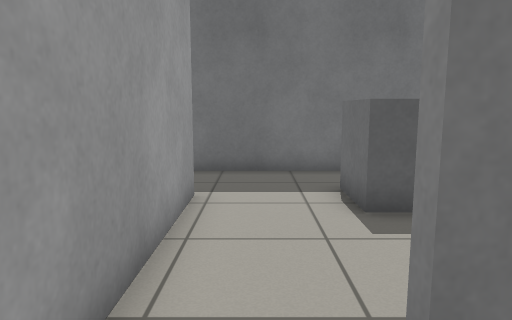
[1] (above)

16 first-person views from a walk through a Gazebo world. The camera is 0.92 m above the floor, tilts 8° down and sees 70° across. The floor is counted in squares, 0.5 m on a side. Each view is taken from the middle of a square. On the plan, view 1 faces up. The plan holds only what a view shows up to about 18 squares ahead; the rest is blank.

[2]
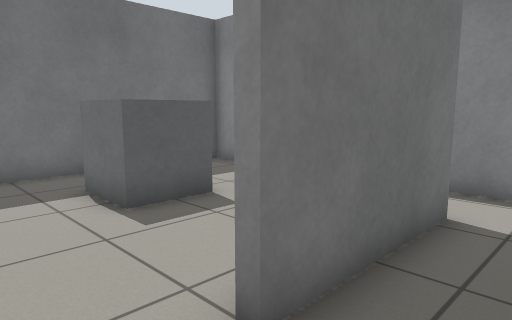

[3]
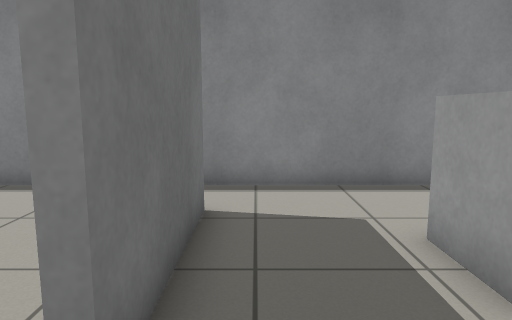

[4]
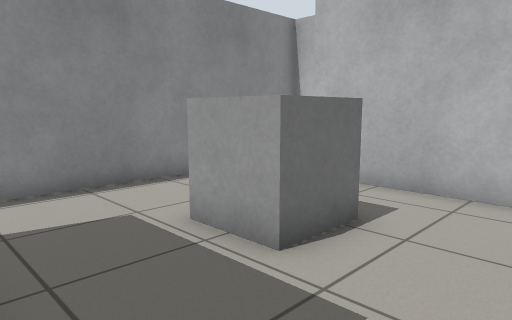

[5]
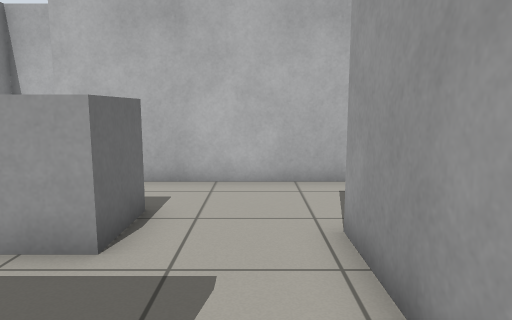

[6]
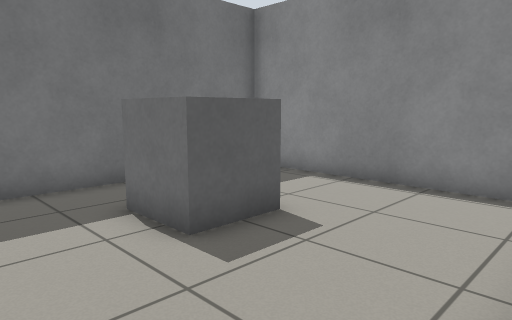

[7]
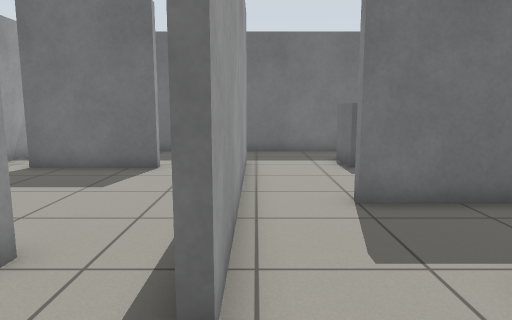

[8]
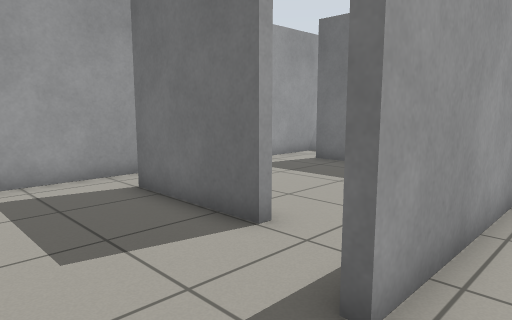

[9]
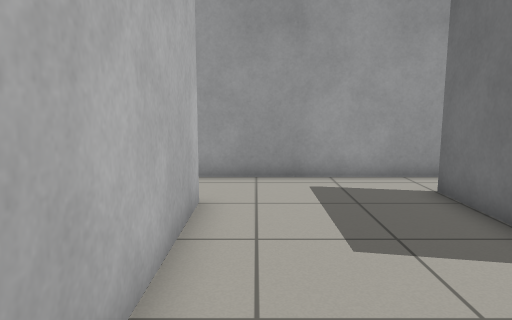

[10]
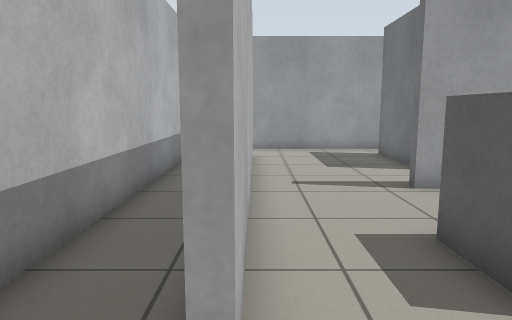

[11]
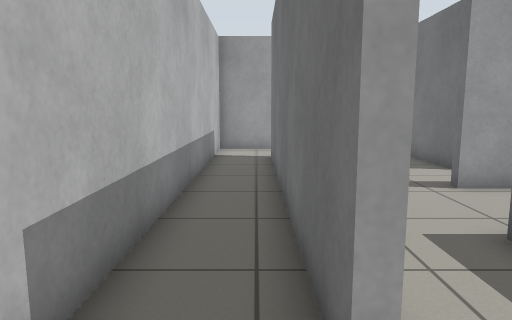

[12]
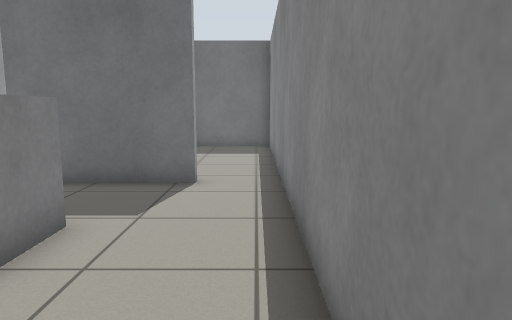

[13]
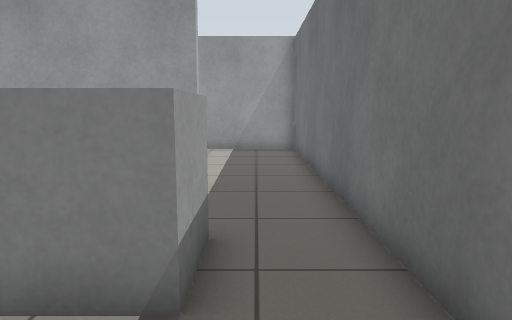

[14]
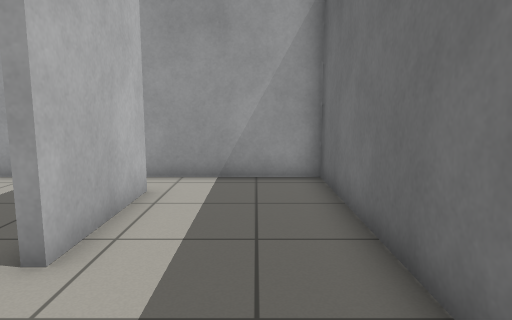

[15]
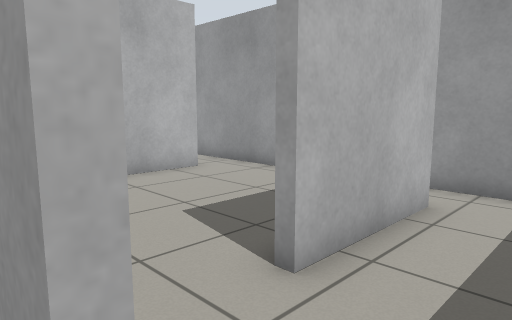

[16]
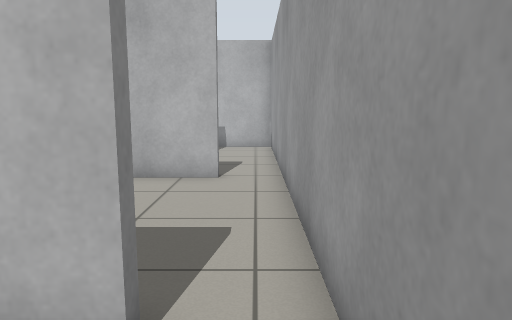

### Floor plan
Ten units are one square. View 1 is at (0, 0); x grows to the right and y downward. Boxes are objects, and circles mark ways between rooms. Rooms are numbered by the first view taken in them; rooms with no view inside come last. Other rooms are left out.
<svg viewBox="-102 -112 184 204">
<path fill="none" stroke="#000" d="M55 -19 9 -19M77 55 77 -25M-16 61 49 61M-13 -25 -13 24M-18 -77 -13 -77 -13 -25M77 -25 77 -107 -15 -107M49 61 49 64 -71 64M-97 55 -97 87 77 87 77 55M-41 -62 -81 -62 -81 -65 -41 -65 -41 -62M-80 6 -55 6M-39 9 -80 9M-15 -107 -97 -107 -97 55M-71 61 -16 61"/>
<rect x="15" y="15" width="30" height="20" fill="#bbb"><title>grey box</title></rect>
<rect x="15" y="-85" width="30" height="20" fill="#bbb"><title>grey box</title></rect>
<circle cx="-5" cy="-20" r="3" fill="#2a7"/>
<circle cx="65" cy="-20" r="3" fill="#2a7"/>
<circle cx="60" cy="60" r="3" fill="#2a7"/>
<circle cx="-20" cy="40" r="3" fill="#2a7"/>
<circle cx="-20" cy="-90" r="3" fill="#2a7"/>
<circle cx="-85" cy="60" r="3" fill="#2a7"/>
<text x="30" y="20">1</text>
<text x="30" y="-70">2</text>
<text x="-10" y="70">3</text>
<text x="-60" y="-30">4</text>
</svg>
Room 1 opens to room 2. Room 1 opens to room 3. Room 1 opens to room 4. Room 2 opens to room 4. Room 3 opens to room 4.

Where each view was taken, in squares from view 1:
view 1: 0 up, 0 right, facing up
view 2: 0 up, 1 left, facing up-right
view 3: 1 up, 1 left, facing right
view 4: 2 up, 1 left, facing down-right
view 5: 3 up, 0 right, facing down
view 6: 2 up, 1 left, facing up-right
view 7: 5 down, 1 left, facing up
view 8: 5 down, 0 right, facing up-left
view 9: 5 down, 0 right, facing left
view 10: 6 down, 7 right, facing left
view 11: 7 down, 7 right, facing left
view 12: 7 down, 7 right, facing up
view 13: 9 up, 7 right, facing left
view 14: 9 up, 0 right, facing left
view 15: 9 up, 1 left, facing down-left
view 16: 9 up, 9 left, facing down
